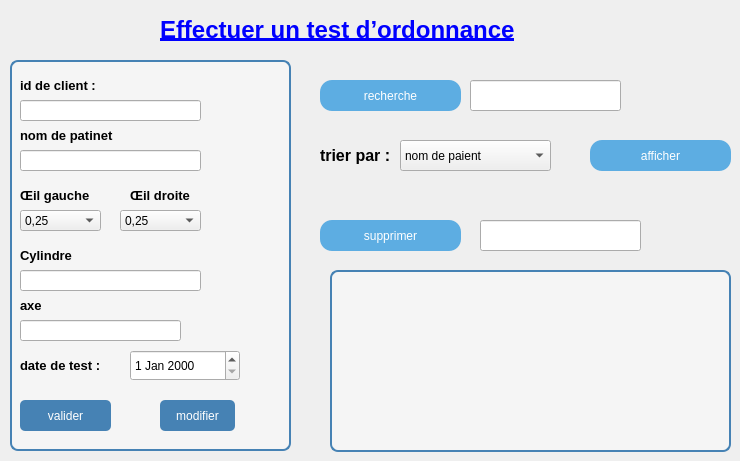
      <widget class="QWidget" name="tab_2">
       <attribute name="title">
        <string>tester</string>
       </attribute>
       <widget class="QGroupBox" name="groupBox_2">
        <property name="geometry">
         <rect>
          <x>10</x>
          <y>50</y>
          <width>281</width>
          <height>401</height>
         </rect>
        </property>
        <property name="styleSheet">
         <string notr="true">QGroupBox {
	font: 9pt &quot;Segoe UI&quot;;
	font: 900 12pt &quot;Segoe UI&quot;;
    background-color: #f5f5f5;
    border: 2px solid #4682B4;
    border-radius: 8px;
    margin-top: 10px;
}
QPushButton {
    background-color: #4682B4;
    color: white;
    border-radius: 5px;
    padding: 5px;
}
QPushButton:hover {
    background-color: #5A9BD5;
}</string>
        </property>
        <property name="title">
         <string/>
        </property>
        <widget class="QLabel" name="label_21">
         <property name="geometry">
          <rect>
           <x>10</x>
           <y>20</y>
           <width>81</width>
           <height>31</height>
          </rect>
         </property>
         <property name="text">
          <string>&lt;html&gt;&lt;head/&gt;&lt;body&gt;&lt;p&gt;&lt;span style=&quot; font-size:10pt; font-weight:700;&quot;&gt;id de client :&lt;/span&gt;&lt;/p&gt;&lt;/body&gt;&lt;/html&gt;</string>
         </property>
        </widget>
        <widget class="QLineEdit" name="lineEdit_15">
         <property name="geometry">
          <rect>
           <x>10</x>
           <y>50</y>
           <width>181</width>
           <height>21</height>
          </rect>
         </property>
        </widget>
        <widget class="QLabel" name="label_22">
         <property name="geometry">
          <rect>
           <x>10</x>
           <y>70</y>
           <width>101</width>
           <height>31</height>
          </rect>
         </property>
         <property name="text">
          <string>&lt;html&gt;&lt;head/&gt;&lt;body&gt;&lt;p&gt;&lt;span style=&quot; font-size:10pt; font-weight:700;&quot;&gt;nom de patinet&lt;/span&gt;&lt;/p&gt;&lt;/body&gt;&lt;/html&gt;</string>
         </property>
        </widget>
        <widget class="QLineEdit" name="lineEdit_16">
         <property name="geometry">
          <rect>
           <x>10</x>
           <y>100</y>
           <width>181</width>
           <height>21</height>
          </rect>
         </property>
        </widget>
        <widget class="QLabel" name="label_23">
         <property name="geometry">
          <rect>
           <x>10</x>
           <y>130</y>
           <width>71</width>
           <height>31</height>
          </rect>
         </property>
         <property name="text">
          <string>&lt;html&gt;&lt;head/&gt;&lt;body&gt;&lt;p&gt;&lt;span style=&quot; font-size:10pt; font-weight:700;&quot;&gt;Œil gauche&lt;/span&gt;&lt;/p&gt;&lt;/body&gt;&lt;/html&gt;</string>
         </property>
        </widget>
        <widget class="QLabel" name="label_24">
         <property name="geometry">
          <rect>
           <x>120</x>
           <y>130</y>
           <width>71</width>
           <height>31</height>
          </rect>
         </property>
         <property name="text">
          <string>&lt;html&gt;&lt;head/&gt;&lt;body&gt;&lt;p&gt;&lt;span style=&quot; font-size:10pt; font-weight:700;&quot;&gt;Œil droite&lt;/span&gt;&lt;/p&gt;&lt;/body&gt;&lt;/html&gt;</string>
         </property>
        </widget>
        <widget class="QLineEdit" name="lineEdit_18">
         <property name="geometry">
          <rect>
           <x>10</x>
           <y>270</y>
           <width>161</width>
           <height>21</height>
          </rect>
         </property>
        </widget>
        <widget class="QLabel" name="label_25">
         <property name="geometry">
          <rect>
           <x>10</x>
           <y>190</y>
           <width>101</width>
           <height>31</height>
          </rect>
         </property>
         <property name="text">
          <string>&lt;html&gt;&lt;head/&gt;&lt;body&gt;&lt;p&gt;&lt;span style=&quot; font-size:10pt; font-weight:700;&quot;&gt;Cylindre&lt;/span&gt;&lt;/p&gt;&lt;/body&gt;&lt;/html&gt;</string>
         </property>
        </widget>
        <widget class="QLineEdit" name="lineEdit_19">
         <property name="geometry">
          <rect>
           <x>10</x>
           <y>220</y>
           <width>181</width>
           <height>21</height>
          </rect>
         </property>
        </widget>
        <widget class="QLabel" name="label_26">
         <property name="geometry">
          <rect>
           <x>10</x>
           <y>240</y>
           <width>31</width>
           <height>31</height>
          </rect>
         </property>
         <property name="text">
          <string>&lt;html&gt;&lt;head/&gt;&lt;body&gt;&lt;p&gt;&lt;span style=&quot; font-size:10pt; font-weight:700;&quot;&gt;axe&lt;/span&gt;&lt;/p&gt;&lt;/body&gt;&lt;/html&gt;</string>
         </property>
        </widget>
        <widget class="QComboBox" name="comboBox_4">
         <property name="geometry">
          <rect>
           <x>110</x>
           <y>160</y>
           <width>81</width>
           <height>21</height>
          </rect>
         </property>
         <property name="styleSheet">
          <string notr="true">font: 900 12pt &quot;Segoe UI&quot;;</string>
         </property>
         <item>
          <property name="text">
           <string>0,25</string>
          </property>
         </item>
         <item>
          <property name="text">
           <string>0,5</string>
          </property>
         </item>
         <item>
          <property name="text">
           <string>0,75</string>
          </property>
         </item>
         <item>
          <property name="text">
           <string>1</string>
          </property>
         </item>
         <item>
          <property name="text">
           <string>1,25</string>
          </property>
         </item>
         <item>
          <property name="text">
           <string>1,5</string>
          </property>
         </item>
         <item>
          <property name="text">
           <string>1,75</string>
          </property>
         </item>
         <item>
          <property name="text">
           <string>2</string>
          </property>
         </item>
         <item>
          <property name="text">
           <string>2,25</string>
          </property>
         </item>
         <item>
          <property name="text">
           <string>2,5</string>
          </property>
         </item>
         <item>
          <property name="text">
           <string>2,75</string>
          </property>
         </item>
         <item>
          <property name="text">
           <string>3</string>
          </property>
         </item>
         <item>
          <property name="text">
           <string>3,25</string>
          </property>
         </item>
         <item>
          <property name="text">
           <string>3,5</string>
          </property>
         </item>
        </widget>
        <widget class="QPushButton" name="pushButton_14">
         <property name="geometry">
          <rect>
           <x>150</x>
           <y>350</y>
           <width>75</width>
           <height>31</height>
          </rect>
         </property>
         <property name="styleSheet">
          <string notr="true">font: 900 12pt &quot;Segoe UI&quot;;</string>
         </property>
         <property name="text">
          <string>modifier</string>
         </property>
        </widget>
        <widget class="QPushButton" name="pushButton_15">
         <property name="geometry">
          <rect>
           <x>10</x>
           <y>350</y>
           <width>91</width>
           <height>31</height>
          </rect>
         </property>
         <property name="styleSheet">
          <string notr="true">font: 900 12pt &quot;Segoe UI&quot;;</string>
         </property>
         <property name="text">
          <string>valider</string>
         </property>
        </widget>
        <widget class="QLabel" name="label_28">
         <property name="geometry">
          <rect>
           <x>10</x>
           <y>300</y>
           <width>91</width>
           <height>31</height>
          </rect>
         </property>
         <property name="text">
          <string>&lt;html&gt;&lt;head/&gt;&lt;body&gt;&lt;p&gt;&lt;span style=&quot; font-size:10pt; font-weight:700;&quot;&gt;date de test :&lt;/span&gt;&lt;/p&gt;&lt;/body&gt;&lt;/html&gt;</string>
         </property>
        </widget>
        <widget class="QDateEdit" name="dateEdit_2">
         <property name="geometry">
          <rect>
           <x>120</x>
           <y>300</y>
           <width>110</width>
           <height>31</height>
          </rect>
         </property>
        </widget>
        <widget class="QComboBox" name="comboBox_7">
         <property name="geometry">
          <rect>
           <x>10</x>
           <y>160</y>
           <width>81</width>
           <height>21</height>
          </rect>
         </property>
         <property name="styleSheet">
          <string notr="true">font: 900 12pt &quot;Segoe UI&quot;;</string>
         </property>
         <item>
          <property name="text">
           <string>0,25</string>
          </property>
         </item>
         <item>
          <property name="text">
           <string>0,5</string>
          </property>
         </item>
         <item>
          <property name="text">
           <string>0,75</string>
          </property>
         </item>
         <item>
          <property name="text">
           <string>1</string>
          </property>
         </item>
         <item>
          <property name="text">
           <string>1,25</string>
          </property>
         </item>
         <item>
          <property name="text">
           <string>1,5</string>
          </property>
         </item>
         <item>
          <property name="text">
           <string>1,75</string>
          </property>
         </item>
         <item>
          <property name="text">
           <string>2</string>
          </property>
         </item>
         <item>
          <property name="text">
           <string>2,25</string>
          </property>
         </item>
         <item>
          <property name="text">
           <string>2,5</string>
          </property>
         </item>
         <item>
          <property name="text">
           <string>2,75</string>
          </property>
         </item>
         <item>
          <property name="text">
           <string>3</string>
          </property>
         </item>
         <item>
          <property name="text">
           <string>3,25</string>
          </property>
         </item>
         <item>
          <property name="text">
           <string>3,5</string>
          </property>
         </item>
        </widget>
       </widget>
       <widget class="QLabel" name="label">
        <property name="geometry">
         <rect>
          <x>160</x>
          <y>10</y>
          <width>371</width>
          <height>41</height>
         </rect>
        </property>
        <property name="text">
         <string>&lt;html&gt;&lt;head/&gt;&lt;body&gt;&lt;p&gt;&lt;span style=&quot; font-size:18pt; font-weight:700; text-decoration: underline; color:#0000ff;&quot;&gt;Effectuer un test d’ordonnance&lt;/span&gt;&lt;/p&gt;&lt;/body&gt;&lt;/html&gt;</string>
        </property>
       </widget>
       <widget class="QPushButton" name="pushButton_16">
        <property name="geometry">
         <rect>
          <x>320</x>
          <y>80</y>
          <width>141</width>
          <height>31</height>
         </rect>
        </property>
        <property name="styleSheet">
         <string notr="true">font: 900 12pt &quot;Segoe UI&quot;;
background-color: #3498db;   /* الأزرق */
    color: white;                /* لون النص */
    border-radius: 12px;         /* الحواف مدوّرة */
    padding: 8px 16px;  
background-color: #5dade2;</string>
        </property>
        <property name="text">
         <string>recherche</string>
        </property>
       </widget>
       <widget class="QLineEdit" name="lineEdit_20">
        <property name="geometry">
         <rect>
          <x>470</x>
          <y>80</y>
          <width>151</width>
          <height>31</height>
         </rect>
        </property>
       </widget>
       <widget class="QLabel" name="label_27">
        <property name="geometry">
         <rect>
          <x>320</x>
          <y>140</y>
          <width>81</width>
          <height>31</height>
         </rect>
        </property>
        <property name="text">
         <string>&lt;html&gt;&lt;head/&gt;&lt;body&gt;&lt;p&gt;&lt;span style=&quot; font-size:12pt; font-weight:700;&quot;&gt;trier par :&lt;/span&gt;&lt;/p&gt;&lt;/body&gt;&lt;/html&gt;</string>
        </property>
       </widget>
       <widget class="QComboBox" name="comboBox">
        <property name="geometry">
         <rect>
          <x>400</x>
          <y>140</y>
          <width>151</width>
          <height>31</height>
         </rect>
        </property>
        <property name="styleSheet">
         <string notr="true">font: 900 12pt &quot;Segoe UI&quot;;</string>
        </property>
        <item>
         <property name="text">
          <string>nom de paient</string>
         </property>
        </item>
        <item>
         <property name="text">
          <string>date de test</string>
         </property>
        </item>
       </widget>
       <widget class="QPushButton" name="pushButton_17">
        <property name="geometry">
         <rect>
          <x>320</x>
          <y>220</y>
          <width>141</width>
          <height>31</height>
         </rect>
        </property>
        <property name="styleSheet">
         <string notr="true">font: 900 12pt &quot;Segoe UI&quot;;
background-color: #3498db;   /* الأزرق */
    color: white;                /* لون النص */
    border-radius: 12px;         /* الحواف مدوّرة */
    padding: 8px 16px;  
background-color: #5dade2;</string>
        </property>
        <property name="text">
         <string>supprimer</string>
        </property>
       </widget>
       <widget class="QLineEdit" name="lineEdit_21">
        <property name="geometry">
         <rect>
          <x>480</x>
          <y>220</y>
          <width>161</width>
          <height>31</height>
         </rect>
        </property>
       </widget>
       <widget class="QPushButton" name="pushButton_21">
        <property name="geometry">
         <rect>
          <x>590</x>
          <y>140</y>
          <width>141</width>
          <height>31</height>
         </rect>
        </property>
        <property name="styleSheet">
         <string notr="true">font: 900 12pt &quot;Segoe UI&quot;;
background-color: #3498db;   /* الأزرق */
    color: white;                /* لون النص */
    border-radius: 12px;         /* الحواف مدوّرة */
    padding: 8px 16px;  
background-color: #5dade2;
</string>
        </property>
        <property name="text">
         <string>afficher</string>
        </property>
       </widget>
       <widget class="QTableView" name="tableView">
        <property name="geometry">
         <rect>
          <x>330</x>
          <y>260</y>
          <width>401</width>
          <height>192</height>
         </rect>
        </property>
        <property name="styleSheet">
         <string notr="true">
	font: 9pt &quot;Segoe UI&quot;;
	font: 900 12pt &quot;Segoe UI&quot;;
    background-color: #f5f5f5;
    border: 2px solid #4682B4;
    border-radius: 8px;
    margin-top: 10px;</string>
        </property>
       </widget>
      </widget>
